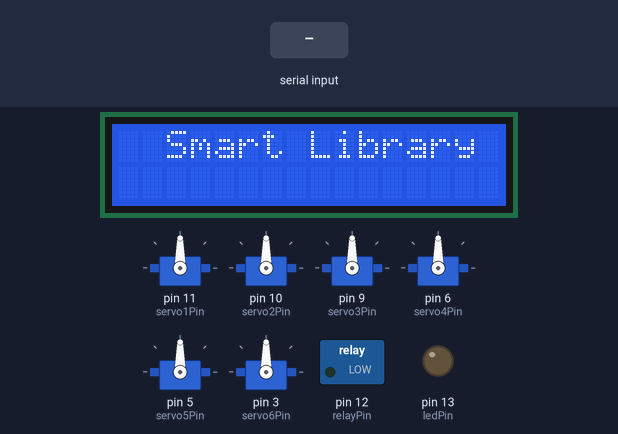
Bench run of a sketch on a simulated Arduino Nano, built with avr-gcc and run on an emulated ATmega328P. Shown: 6 × servo, 16×2 character LCD, switched loads named in the sketch (green lamp = pin HIGH), output pins drawn as LEDs (lit = HIGH). Inputs (shaded band) come from the test bench. What the sketch prints to the serial monitor is not drawn.

Above: at 1.2 s.
1.3 s: "c#\n" received over Serial
At 2.87 s:
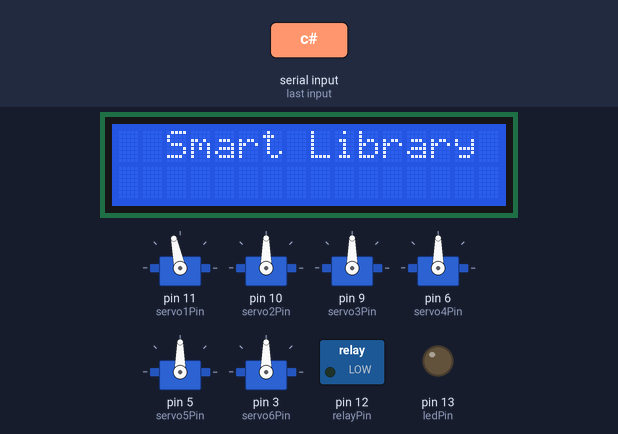
7.3 s: "csdl\n" received over Serial
At 12.0 s:
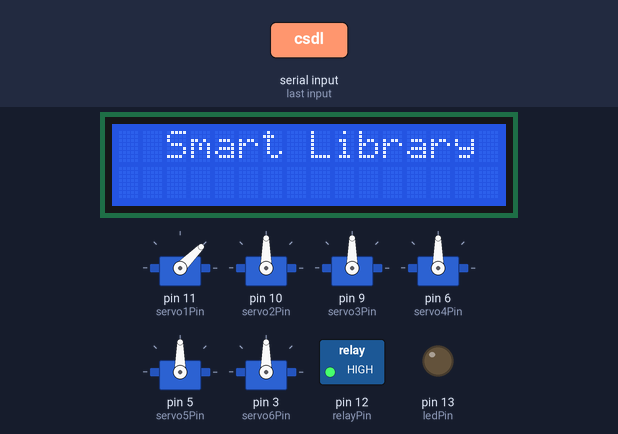
14.4 s: "ktmt\n" received over Serial
At 21.4 s:
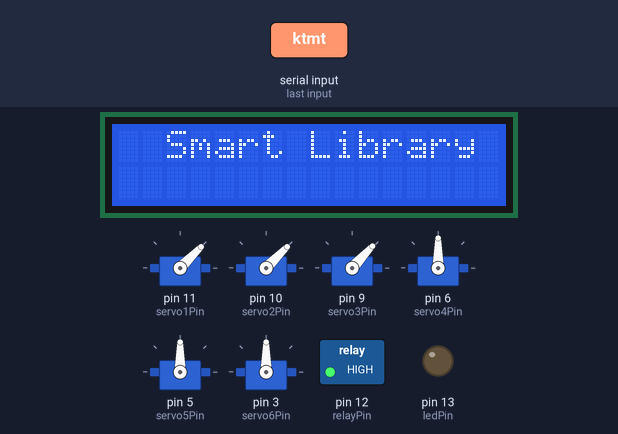
Timing chart, 0 to 33.1 s (numbered marks = the images above; inputs shaded):
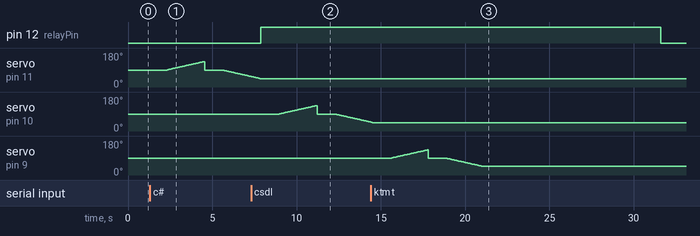

The sketch:

smartlibrary.ino
```cpp
#include <Servo.h>
#include <LiquidCrystal_I2C.h>

#define servo1Pin 11
#define servo2Pin 10
#define servo3Pin 9
#define servo4Pin 6
#define servo5Pin 5
#define servo6Pin 3
#define relayPin  12

#define minUs  500
#define maxUs  2400

LiquidCrystal_I2C lcd(0x27, 16, 2); // I2C address 0x27, 16 column and 2 rows
int sensorPin[] = {A0, A1, A2, A3, A6, A7};  // Các chân A0, A1, A2, A3, A6, A7
int sensorValue[6];  // Mảng lưu giá trị đọc từ các cảm biến

Servo servo1;
Servo servo2;
Servo servo3;
Servo servo4;
Servo servo5;
Servo servo6;

int pos = 0;
const int ledPin = 13;
unsigned long relayStartTime = 0; // To track when the relay was turned on
bool relayOn = false;             // To track the state of the relay

void setup() {
  servo1.attach(servo1Pin, minUs, maxUs);
  servo2.attach(servo2Pin, minUs, maxUs);
  servo3.attach(servo3Pin, minUs, maxUs);
  servo4.attach(servo4Pin, minUs, maxUs);
  servo5.attach(servo5Pin, minUs, maxUs);
  servo6.attach(servo6Pin, minUs, maxUs);
  for (int i =0; i <6; i++)
  {
    pinMode(sensorPin[i], OUTPUT);
  }

  pinMode(relayPin, OUTPUT);
  pinMode(ledPin, OUTPUT);
  digitalWrite(ledPin, LOW);
  digitalWrite(relayPin, LOW);  // Ensure relay is off initially
  Serial.begin(9600);
  lcd.init(); // initialize the lcd
  lcd.backlight();
  lcd.clear();                 // clear display
  lcd.setCursor(0, 0);         // move cursor to   (0, 0)
  lcd.print("  Smart Library ");        // print message at (0, 0)
}

void loop() {
  for (int i = 0; i< 6; i++)
  {
    sensorValue[i] = digitalRead(sensorPin[i]);
    delay(10);
  }

  // Check for Serial input
  if (Serial.available() > 0) {
    String data_rcvd = Serial.readStringUntil('\n');
  Serial.println(data_rcvd);
   if (data_rcvd == "c#") {
    // if (0 == sensorValue[0])
    // {
      getBook1();
    // }
  } else if (data_rcvd == "csdl") {
    // if (!sensorValue[1])
    // {
      getBook2();
    // }
  } else if (data_rcvd == "ktmt") {
    // if (!sensorValue[2])
    // {
      getBook3();
    // }
  } else if (data_rcvd == "logic") {
    // if (!sensorValue[3])
    // {
      getBook4();
    // }
  } else if (data_rcvd == "Mac1") {
    // if (!sensorValue[4])
    // {
      getBook5();
    // }
  } else if (data_rcvd == "Mac2") {
    // if (sensorValue[5] == 0)
    // {
      getBook6();
    // }
  } else {
    Serial.println("Invalid input! Please send one of the valid commands.");
  }
  //    if (data_rcvd == "1") {
  //   getBook1();
  // } else if (data_rcvd == "2") {
  //   getBook2();
  // } else if (data_rcvd == "3") {
  //   getBook3();
  // } else if (data_rcvd == "4") {
  //   getBook4();
  // } else if (data_rcvd == "5") {
  //   getBook5();
  // } else if (data_rcvd == "6") {
  //   getBook6();
  // } else {
  //   Serial.println("Invalid input! Please send one of the valid commands.");
  // }

  }

  // Check if the relay has been on for more than 10 seconds
  if (relayOn && (millis() - relayStartTime >= 10000)) {
    digitalWrite(relayPin, LOW); // Turn off the relay
    relayOn = false;             // Reset the relay state
    Serial.println("Relay turned off after 10s timeout.");
  }
// Đọc giá trị từ các cảm biến và in ra Serial Monitor
  for (int i = 0; i < 6; i++) {
    sensorValue[i] = digitalRead(sensorPin[i]);  // Đọc giá trị từ chân analog
    // Serial.print("Sensor ");
    // Serial.print(i);  // In ra chỉ số cảm biến
    // Serial.print(": ");
    // Serial.println(sensorValue[i]);  // In giá trị cảm biến
  }

  delay(1000);  // Đợi 1 giây trước khi đọc lại
}

// Servo movement functions (unchanged)
void getBook1(void) {
  moveServo(servo1, servo1Pin, 90, 135);
}
void getBook2(void) {
  moveServo(servo2, servo2Pin, 90, 135);
}
void getBook3(void) {
  moveServo(servo3, servo3Pin, 90, 133);
}
void getBook4(void) {
  moveServo(servo4, servo4Pin, 90, 125);
}
void getBook5(void) {
  moveServo(servo5, servo5Pin, 90, 135);
}
void getBook6(void) {
  moveServo(servo6, servo6Pin, 90, 135);
}

void moveServo(Servo &servo, int pin, int startAngle, int endAngle) {
  servo.attach(pin, minUs, maxUs);
  for (pos = startAngle; pos <= endAngle; pos++) {
    servo.write(pos);
    delay(50);
  }
  servo.write(startAngle);
  delay(1000);
  for (pos = startAngle; pos >= startAngle - (endAngle - startAngle); pos--) {
    servo.write(pos);
    delay(50);
  }
  servo.detach();
    // Turn on the relay and start the timer
    digitalWrite(relayPin, HIGH);
    relayStartTime = millis();
    relayOn = true;
}

void moveServo2(Servo &servo, int pin, int startAngle, int endAngle) {
  servo.attach(pin, minUs, maxUs);
  for (pos = startAngle; pos >= endAngle; pos--) {
    servo.write(pos);
    delay(50);
  }
  servo.write(startAngle);
  delay(1000);
  for (pos = startAngle; pos <= startAngle - (startAngle - endAngle); pos++) {
    servo.write(pos);
    delay(30);
  }
  servo.detach();
}
```

Measured:
- after the input at 1.3 s, servo on pin 11 (servo1Pin): rises from 90° to 135° in 2.2 s, then falls to 56° in 2.8 s
- after the input at 7.3 s, servo on pin 10 (servo2Pin): rises from 90° to 135° in 2.2 s, then falls to 47° in 3.2 s
- after the input at 14.4 s, pin 12 (relayPin): HIGH → LOW after 17.2 s instead of 10.7 s; servo on pin 9 (servo3Pin): rises from 90° to 133° in 2.1 s, then falls to 47° in 3.2 s
